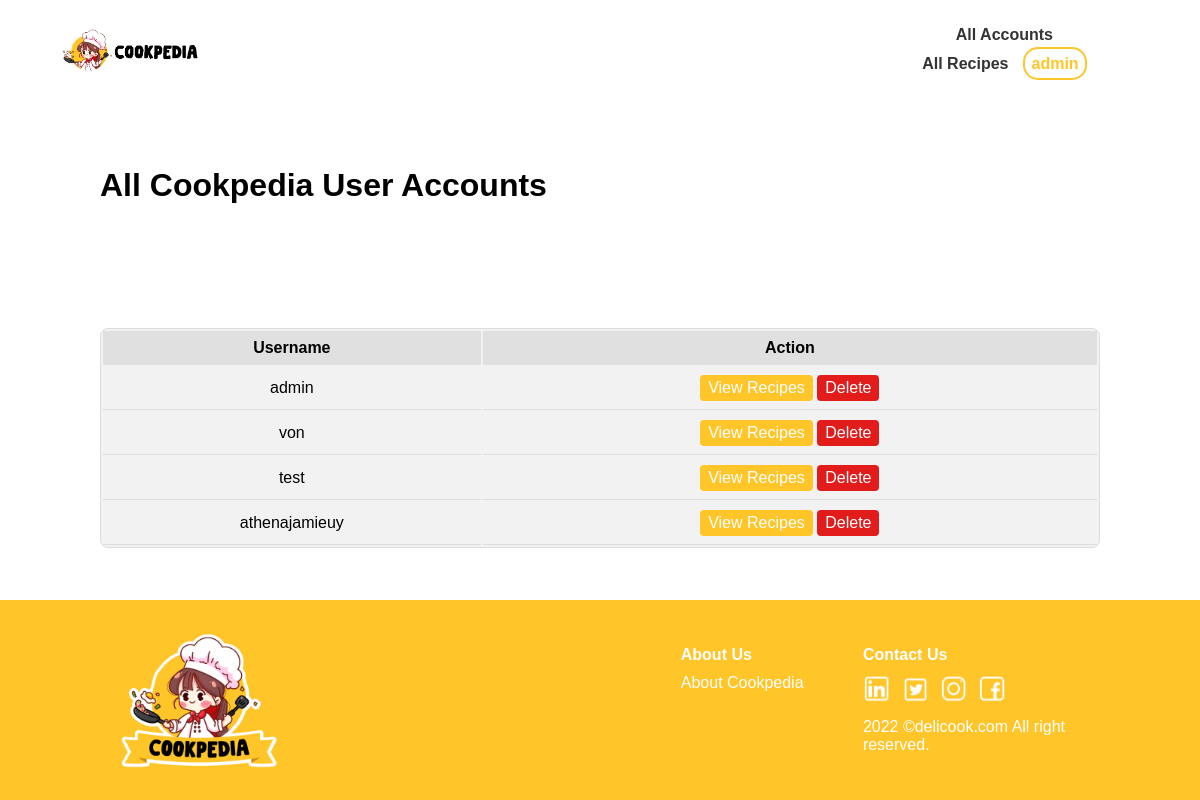
/view_all_users.php (signed in), run on the app's committed database.
### tables this page shows
CREATE TABLE `users` (
  `id` int(11) NOT NULL,
  `username` varchar(255) NOT NULL,
  `password` varchar(255) NOT NULL,
  `is_admin` tinyint(1) DEFAULT 0,
  `created_at` datetime DEFAULT current_timestamp(),
  `email` varchar(255) DEFAULT NULL,
  `display_name` varchar(255) DEFAULT NULL
);

### view_all_users.php (the view, shortened to what this page needs)
<?php
$dbHost = 'localhost';
$dbUsername = 'root';
$dbPassword = '';
$dbName = 'Cookpedia_db';
$conn = mysqli_connect($dbHost, $dbUsername, $dbPassword, $dbName);
$query = "SELECT * FROM users";
$result = mysqli_query($conn, $query);
?>
<!DOCTYPE html>
<html>
<head>
    <link href="style.css" type="text/css" rel="stylesheet">
</head>
<body>
<header>
<div id="header">
        <nav id="hnav">
        <a href="view_all_users.php"><img class="imgHeader" src="CookpediaLogo.png" alt="Cookpedia Logo"></a>
                <ul id="h-ul">
                <li><a href="view_all_users.php">All Accounts</a></li>
                    <li><a href="view_all_recipes.php" id="h-about-us">All Recipes</a></li>
                    <?php if (isset($_SESSION['username'])): ?>
                        <li class="dropdown">
                            <a href="#" class="active" id="usernameDropdown">
                                <?php echo $_SESSION['username']; ?>
                            </a>
                        </li>
                    <?php else: ?>
                        <li><a class="active" href="signup.php" id="h-getStarted">Get Started</a></li>
                    <?php endif; ?>
                </ul>
        </nav>
    </div>
</header>
<div class="table-container">
<h1 class="user-accs">All Cookpedia User Accounts</h1>
<table class="user-table">
    <tr>
        <th>Username</th>
        <th>Action</th>
    </tr>
    <?php
    if ($result && mysqli_num_rows($result) > 0) {
        while ($row = mysqli_fetch_assoc($result)) {
            ?>
            <tr>
                <td><?php echo $row['username']; ?></td>
                <td>
                    <a href="view_users_recipes.php?user_id=<?php echo $row['id']; ?>" class="action-btn">View Recipes</a>
                    <a href="delete_users.php?user_id=<?php echo $row['id']; ?>" onclick="return confirm('Are you sure you want to delete this user?')" class="del-action-btn">Delete</a>
                </td>
            </tr>
            <?php
        }
    } else {
        ?>
        <tr>
            <td colspan="2">No users found.</td>
        </tr>
        <?php
    }
    ?>
</table>
</div>
    <footer class="footer">
<div id="f-footer">
        <img class="mainLogo" src="CookpediaMainLogo.png"/>
        <div id="f-content">
            <div id="f-content-2">
                <div id="f-aboutus">
                        <p id="f-about">About Us</p>
                    <ul id="f-aboutCookpedia">
                        <li><a href="--" id="f-cookpedia">About Cookpedia</a></li>
                    </ul>
                </div>
                <div id="f-info">
                        <p id="f-contact">Contact Us</p>
                    <div class="logo">
                        <a href="--"><img class="f-linkedIn" src="LinkedInLogo.png"></a>
                        <a href="--"><img class="f-twitter" src="TwitterLogo.png"></a>
                        <a href="--"><img class="f-ig" src="IgLogo.png"></a>
                        <a href="--"><img class="f-fb" src="FbLogo.png"></a>
                    </div>
                        <p id="f-text">2022 ©delicook.com All right <br>reserved.</p>
                </div>
            </div>
        </div>
    </div>
</footer>
</body>
</html>

### style.css (style rules this page uses)
* { font-family: Helvetica; }
html, body { height: 100%; margin: 0; padding: 0; }
body { display: flex; flex-direction: column; margin: 0; padding: 0; }
header { justify-content: center; text-align: center; }
.imgHeader { height: 120px; margin-left: 50px; }
header ul { justify-content: center; text-align: center; margin-left: 50px; }
#h-ul { display: flex; list-style-type: none; align-items: center; margin-top: 10px; flex-wrap: wrap; }
#h-ul li { margin-right: 15px; }
#h-ul a { text-decoration: none; color: #333; font-weight: bold; }
#h-ul .active { color: #ffc529; }
.dropdown { position: relative; display: inline-block; }
#usernameDropdown { border-radius: 15px; border: solid 2px; padding: 6px; color:#ffc529; border-color: #ffc529; }
li { list-style: none; }
.footer { background-color: #ffc529; color: #fff; padding: 30px 0; margin-top: auto; }
#f-footer { display: flex; align-items: center; justify-content: space-between; max-width: 960px; margin: 0 auto; padding: 0 15px; }
.mainLogo { height: 135px; }
#f-content { display: flex; }
#f-content-2 { display: flex; }
#f-aboutus, #f-services, #f-info { margin-right: 30px; }
#f-about, #f-service, #f-contact { font-weight: bold; margin-bottom: 10px; margin-right: 1in; }
#f-aboutCookpedia, #f-rec { text-decoration: none; list-style-type: none; padding: 0; margin: 0; }
#f-aboutCookpedia li, #f-rec li { margin-bottom: 5px; }
#f-cookpedia { text-decoration: none; color:white; }
.logo { margin-top: 10px; }
.logo img { height: 20px; margin-right: 5px; }
#f-text { margin-top: 20px; }
@media (min-width: 768px) { #hnav { display:flex; justify-content: center; text-align: center; } }
@media (min-width: 768px) { .imgHeader { height: 80px; width: fit-content; } }
@media (min-width: 768px) { .mainLogo { height: 135px; } }
@media (min-width: 768px) { li { list-style: none; } }
@media (min-width: 768px) { #f-aboutus, #f-services, #f-info { margin-right: 15px; } }
@media (min-width: 768px) { #f-aboutCookpedia, #f-rec { margin-bottom: 10px; } }
@media (min-width: 768px) { .logo img { height: 30px; } }
@media (min-width: 768px) { #f-text { margin-top: 10px; } }
@media (min-width: 1000px) { a { list-style: none; background-color: transparent; color: #152e47; } }
@media (min-width: 1000px) { .imgHeader { margin-right: 6.5in; } }
@media (min-width: 1000px) { #hnav { margin-top: 10px; margin-right: 1in; } }
@media (min-width: 1000px) { li { list-style: none; } }
@media (min-width: 1000px) { .table-container { display: grid; justify-content: center; align-items: center; height: 100vh; } }
@media (min-width: 1000px) { .user-table { width: 1000px; background-color: #f2f2f2; border: 1px solid #ddd; border-radius: 8px; } }
@media (min-width: 1000px) { .user-table th, .user-table td { padding: 8px; text-align: center; } }
@media (min-width: 1000px) { .user-table th { background-color: #e0e0e0; } }
@media (min-width: 1000px) { .user-table td { border-bottom: 1px solid #ddd; } }
@media (min-width: 1000px) { .user-table td a.action-btn { display: inline-block; padding: 4px 8px; background-color: #ffc529; color: white; text-decoration: none; border-radius: 4px; } }
@media (min-width: 1000px) { .user-table td a.del-action-btn { display: inline-block; padding: 4px 8px; background-color: #e21b1b; color: white; text-decoration: none; border-radius: 4px; } }

### data on the page
users: username "admin"
users: username "von"
users: username "test"
users: username "athenajamieuy"

### other printed values
$_SESSION['username'] "admin"
